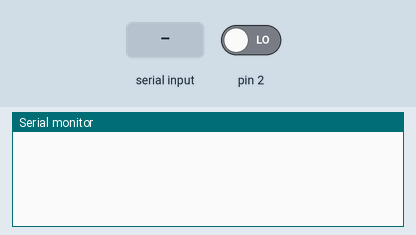
Bench run of a sketch on a simulated Arduino Uno, built with avr-gcc and run on an emulated ATmega328P. Shown: the last lines printed to the serial monitor. The inputs (shaded band) are chosen by the test bench; at power-on: pin 2 LOW. Random numbers use the default seed unless the sketch sets one.

Above: at 1.2 s.
1.3 s: pin 2 driven HIGH
At 1.7 s:
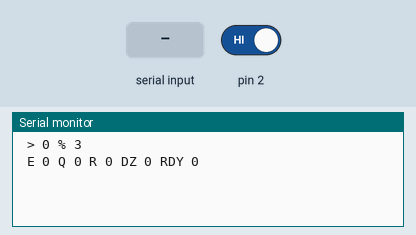
2.8 s: "C" received over Serial
At 4.0 s:
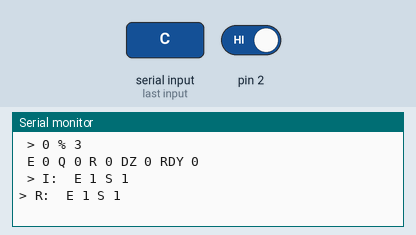
4.3 s: "F" received over Serial
At 4.7 s:
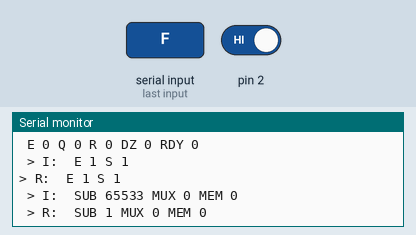
5.8 s: "R" received over Serial
At 7.0 s:
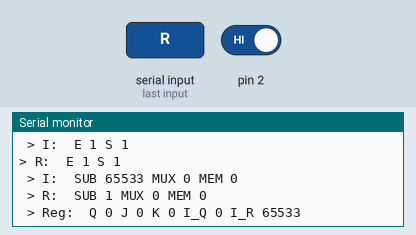
7.3 s: pin 2 driven LOW
At 8.2 s:
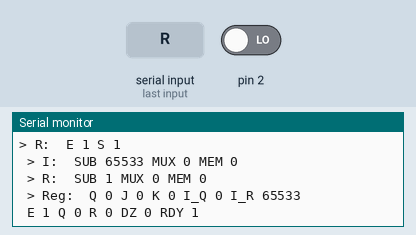

Measured:
- after the input at 1.3 s, the serial monitor: prints a new line at once (image 1)
- after the input at 2.8 s, the serial monitor: prints a new line at once (image 2)
- after the input at 4.3 s, the serial monitor: prints a new line at once (image 3)
- after the input at 5.8 s, the serial monitor: prints a new line at once (image 4)
- after the input at 7.3 s, the serial monitor: prints a new line at once (image 5)

The sketch:

divisor.ino
```cpp
#define DEBOUNCE_DELAY 200

// Input variables
unsigned int divisor;
unsigned int dividend;

// Output variables
volatile unsigned int quotient;
volatile unsigned int remainder;
unsigned int ready;

// Flip flop JK
volatile boolean Q;
boolean J;
boolean K;
boolean enabler;
boolean selector;

// Clock
unsigned long time_positive;
unsigned long time_negative;

unsigned int I_D;
unsigned int I_Q;
unsigned int I_R;
unsigned int R_D;
unsigned int R_Q;
unsigned int R_R;
boolean I;
boolean DZ;

void setup() {
    Serial.begin(9600);

    attachInterrupt(digitalPinToInterrupt(2), MCLK_positive, RISING);
    interrupts();
}

void initialize() {
    randomSeed(analogRead(A0));
    dividend = random(16);
    divisor = random(16);

    quotient = 0;
    remainder = dividend;

    ready = false;
    enabler = false;
    selector = false;
    Q = false;
    J = false;
    K = false;
    I = false;
    DZ = false;

    Serial.print("\n > ");
    Serial.print(dividend);
    Serial.print(" % ");
    Serial.print(divisor);
    Serial.println();
}

void loop() {
    control_module();
    functional_module();

    if (Serial.available()) {
        read_input();
    }
}

unsigned int MUX_2x1(boolean S, unsigned int A, unsigned int B) {
    return S ? A : B;
}

unsigned int register_memory(boolean E, unsigned int D, unsigned int Q) {
    return E ? D : Q;
}

unsigned int subtract(unsigned int A, unsigned int B) {
    return A - B;
}

unsigned int add(unsigned int A, unsigned int B) {
    return A + B;
}

boolean NOR(boolean A, boolean B) {
    return !A | !B;
}

void functional_module() {
    I_R = subtract(remainder, divisor);
    I_D = MUX_2x1(selector, dividend, I_R);
    I_Q = register_memory(enabler, I_D, I_Q);

    R_R = add(1, quotient);
    R_D = MUX_2x1(selector, 0, R_R);
    R_Q = register_memory(enabler, R_D, R_Q);
}

boolean flip_flop_JK(boolean J, boolean K) {
    return Q & !K | !Q & J;
}

void control_module() {
    J = !Q & !DZ & I;
    K = Q & !I;
    enabler = !Q & DZ | !Q & !I & !DZ | Q & I;
    selector = !Q & DZ | !Q & !I & !DZ;

    I = remainder >= divisor;
    DZ = divisor == 0;
    ready = !I | DZ;
}

void MCLK_positive() {
    unsigned long current_time = millis();

    if (current_time - time_positive >= DEBOUNCE_DELAY) {
      	Q = flip_flop_JK(J, K);

        if (!Q) {
            initialize();
            print_results("");
        }

        attachInterrupt(digitalPinToInterrupt(2), MCLK_negative, FALLING);
    }


    time_positive = current_time;
}

void MCLK_negative() {
    unsigned long current_time = millis();

    if (current_time - time_positive >= DEBOUNCE_DELAY) {
        if (enabler) {
            remainder = I_Q;
            quotient = R_Q;
        }

        control_module();
        print_results("");

        attachInterrupt(digitalPinToInterrupt(2), MCLK_positive, RISING);
    }

    time_positive = current_time;
}

void print_results(String extra) {
    Serial.print(extra);
    Serial.print(" E ");
    Serial.print(enabler);
    Serial.print(" Q ");
    Serial.print(quotient);
    Serial.print(" R ");
    Serial.print(remainder);
    Serial.print(" DZ ");
    Serial.print(DZ);
    Serial.print(" RDY ");
    Serial.print(ready);
    Serial.println();
}

void read_input() {
    switch (Serial.read()) {
        case 'C':
            print_control_module();
            break;
        case 'F':
            print_functional_module();
            break;
        case 'R':
            print_memory();
            break;
    }
}

void print_control_module() {
    // Control module outputs
    Serial.print(" > I: ");
    Serial.print(" E ");
    Serial.print(enabler);
    Serial.print(" S ");
    Serial.print(selector);
    Serial.println();
    Serial.print("> R: ");
    Serial.print(" E ");
    Serial.print(enabler);
    Serial.print(" S ");
    Serial.print(selector);
    Serial.println();
}

void print_functional_module() {
    // Functional module outputs
    Serial.print(" > I: ");
    Serial.print(" SUB ");
    Serial.print(I_R);
    Serial.print(" MUX ");
    Serial.print(I_D);
    Serial.print(" MEM ");
    Serial.print(I_Q);
    Serial.println();
    Serial.print(" > R: ");
    Serial.print(" SUB ");
    Serial.print(R_R);
    Serial.print(" MUX ");
    Serial.print(R_D);
    Serial.print(" MEM ");
    Serial.print(R_Q);
    Serial.println();
}

void print_memory() {
    // Memory registers and flip flops
    Serial.print(" > Reg: ");
    Serial.print(" Q ");
    Serial.print(Q);
    Serial.print(" J ");
    Serial.print(J);
    Serial.print(" K ");
    Serial.print(K);
    Serial.print(" I_Q ");
    Serial.print(I_Q);
    Serial.print(" I_R ");
    Serial.print(I_R);
    Serial.println();
}
```
